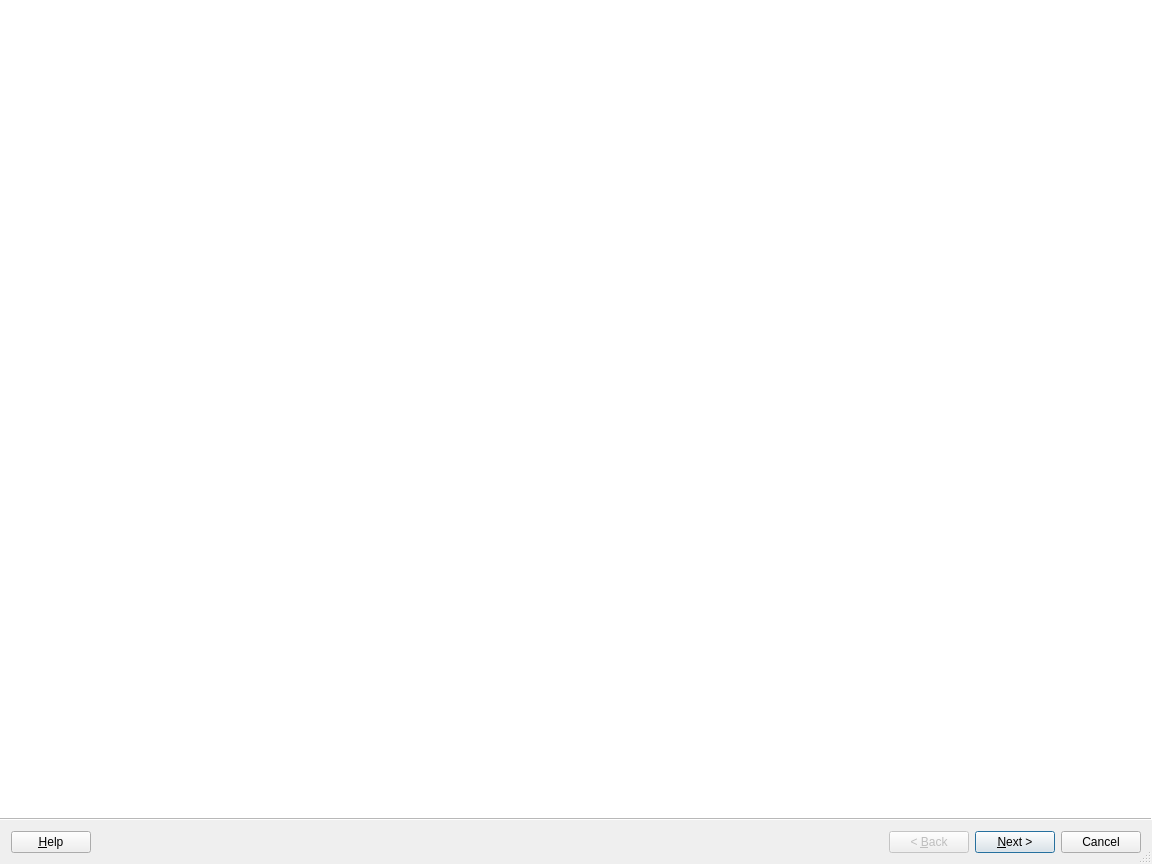
<?xml version="1.0" encoding="UTF-8"?>
<ui version="4.0">
 <class>Installer</class>
 <widget class="QWizard" name="Installer">
  <property name="windowModality">
   <enum>Qt::NonModal</enum>
  </property>
  <property name="enabled">
   <bool>true</bool>
  </property>
  <property name="geometry">
   <rect>
    <x>0</x>
    <y>0</y>
    <width>1152</width>
    <height>864</height>
   </rect>
  </property>
  <property name="sizePolicy">
   <sizepolicy hsizetype="Fixed" vsizetype="Fixed">
    <horstretch>0</horstretch>
    <verstretch>0</verstretch>
   </sizepolicy>
  </property>
  <property name="focusPolicy">
   <enum>Qt::TabFocus</enum>
  </property>
  <property name="windowTitle">
   <string>Lider Ahenk Kolay Kurulum Uygulaması</string>
  </property>
  <property name="autoFillBackground">
   <bool>true</bool>
  </property>
  <property name="sizeGripEnabled">
   <bool>true</bool>
  </property>
  <property name="modal">
   <bool>false</bool>
  </property>
  <property name="wizardStyle">
   <enum>QWizard::ModernStyle</enum>
  </property>
  <property name="options">
   <set>QWizard::HaveHelpButton</set>
  </property>
  <widget class="QWizardPage" name="info">
   <property name="autoFillBackground">
    <bool>false</bool>
   </property>
   <property name="styleSheet">
    <string notr="true"/>
   </property>
  </widget>
  <widget class="QWizardPage" name="wizardPage">
   <widget class="QGroupBox" name="connect_server_conf">
    <property name="geometry">
     <rect>
      <x>280</x>
      <y>90</y>
      <width>581</width>
      <height>441</height>
     </rect>
    </property>
    <property name="font">
     <font>
      <family>Bitstream Vera Sans</family>
      <pointsize>12</pointsize>
      <weight>75</weight>
      <italic>false</italic>
      <bold>true</bold>
      <underline>false</underline>
      <strikeout>false</strikeout>
     </font>
    </property>
    <property name="focusPolicy">
     <enum>Qt::NoFocus</enum>
    </property>
    <property name="inputMethodHints">
     <set>Qt::ImhNone</set>
    </property>
    <property name="title">
     <string>Bağlantı Ayarları</string>
    </property>
    <property name="flat">
     <bool>false</bool>
    </property>
    <property name="checkable">
     <bool>false</bool>
    </property>
    <widget class="QLabel" name="label_25">
     <property name="geometry">
      <rect>
       <x>20</x>
       <y>40</y>
       <width>201</width>
       <height>16</height>
      </rect>
     </property>
     <property name="font">
      <font>
       <pointsize>10</pointsize>
      </font>
     </property>
     <property name="text">
      <string>Bileşenler Nereye Kurulsun</string>
     </property>
    </widget>
    <widget class="QComboBox" name="location">
     <property name="geometry">
      <rect>
       <x>270</x>
       <y>40</y>
       <width>201</width>
       <height>25</height>
      </rect>
     </property>
     <property name="font">
      <font>
       <pointsize>10</pointsize>
       <weight>50</weight>
       <bold>false</bold>
      </font>
     </property>
     <item>
      <property name="text">
       <string>Yerel Makineye Kur</string>
      </property>
     </item>
     <item>
      <property name="text">
       <string>Uzak Makineye Kur</string>
      </property>
     </item>
    </widget>
    <widget class="QLabel" name="label_28">
     <property name="geometry">
      <rect>
       <x>10</x>
       <y>230</y>
       <width>131</width>
       <height>20</height>
      </rect>
     </property>
     <property name="font">
      <font>
       <pointsize>10</pointsize>
       <weight>75</weight>
       <bold>true</bold>
      </font>
     </property>
     <property name="text">
      <string>Kullanıcı Parolası</string>
     </property>
    </widget>
    <widget class="QLabel" name="label_27">
     <property name="geometry">
      <rect>
       <x>10</x>
       <y>110</y>
       <width>101</width>
       <height>20</height>
      </rect>
     </property>
     <property name="font">
      <font>
       <pointsize>10</pointsize>
       <weight>75</weight>
       <bold>true</bold>
      </font>
     </property>
     <property name="text">
      <string>Sunucu Bilgisi</string>
     </property>
    </widget>
    <widget class="QLineEdit" name="username">
     <property name="geometry">
      <rect>
       <x>170</x>
       <y>170</y>
       <width>321</width>
       <height>25</height>
      </rect>
     </property>
     <property name="sizePolicy">
      <sizepolicy hsizetype="Expanding" vsizetype="Fixed">
       <horstretch>0</horstretch>
       <verstretch>0</verstretch>
      </sizepolicy>
     </property>
     <property name="minimumSize">
      <size>
       <width>321</width>
       <height>0</height>
      </size>
     </property>
     <property name="font">
      <font>
       <pointsize>10</pointsize>
       <weight>50</weight>
       <bold>false</bold>
      </font>
     </property>
     <property name="text">
      <string>tcolak</string>
     </property>
     <property name="frame">
      <bool>true</bool>
     </property>
    </widget>
    <widget class="QLineEdit" name="user_password">
     <property name="geometry">
      <rect>
       <x>170</x>
       <y>230</y>
       <width>321</width>
       <height>25</height>
      </rect>
     </property>
     <property name="sizePolicy">
      <sizepolicy hsizetype="Expanding" vsizetype="Fixed">
       <horstretch>0</horstretch>
       <verstretch>0</verstretch>
      </sizepolicy>
     </property>
     <property name="minimumSize">
      <size>
       <width>321</width>
       <height>0</height>
      </size>
     </property>
     <property name="font">
      <font>
       <pointsize>10</pointsize>
       <weight>50</weight>
       <bold>false</bold>
      </font>
     </property>
     <property name="text">
      <string>secret</string>
     </property>
     <property name="frame">
      <bool>true</bool>
     </property>
     <property name="echoMode">
      <enum>QLineEdit::Password</enum>
     </property>
    </widget>
    <widget class="QPushButton" name="button_ssh_control">
     <property name="enabled">
      <bool>true</bool>
     </property>
     <property name="geometry">
      <rect>
       <x>380</x>
       <y>300</y>
       <width>111</width>
       <height>25</height>
      </rect>
     </property>
     <property name="sizePolicy">
      <sizepolicy hsizetype="Minimum" vsizetype="Fixed">
       <horstretch>0</horstretch>
       <verstretch>0</verstretch>
      </sizepolicy>
     </property>
     <property name="minimumSize">
      <size>
       <width>111</width>
       <height>0</height>
      </size>
     </property>
     <property name="font">
      <font>
       <pointsize>10</pointsize>
       <weight>50</weight>
       <bold>false</bold>
      </font>
     </property>
     <property name="text">
      <string>Bağlantı Kontrol</string>
     </property>
     <property name="checkable">
      <bool>true</bool>
     </property>
     <property name="checked">
      <bool>false</bool>
     </property>
    </widget>
    <widget class="QLineEdit" name="server_host">
     <property name="geometry">
      <rect>
       <x>170</x>
       <y>110</y>
       <width>321</width>
       <height>25</height>
      </rect>
     </property>
     <property name="sizePolicy">
      <sizepolicy hsizetype="Expanding" vsizetype="Fixed">
       <horstretch>0</horstretch>
       <verstretch>0</verstretch>
      </sizepolicy>
     </property>
     <property name="minimumSize">
      <size>
       <width>321</width>
       <height>0</height>
      </size>
     </property>
     <property name="font">
      <font>
       <pointsize>10</pointsize>
       <weight>50</weight>
       <bold>false</bold>
      </font>
     </property>
     <property name="contextMenuPolicy">
      <enum>Qt::DefaultContextMenu</enum>
     </property>
     <property name="text">
      <string>192.168.56.1</string>
     </property>
     <property name="frame">
      <bool>true</bool>
     </property>
     <property name="echoMode">
      <enum>QLineEdit::Normal</enum>
     </property>
    </widget>
    <widget class="QLabel" name="label_14">
     <property name="geometry">
      <rect>
       <x>10</x>
       <y>170</y>
       <width>101</width>
       <height>20</height>
      </rect>
     </property>
     <property name="font">
      <font>
       <pointsize>10</pointsize>
       <weight>75</weight>
       <bold>true</bold>
      </font>
     </property>
     <property name="text">
      <string>Kullanıcı Adı</string>
     </property>
    </widget>
   </widget>
  </widget>
  <widget class="QWizardPage" name="lider">
   <widget class="QTextBrowser" name="textBrowser_43">
    <property name="geometry">
     <rect>
      <x>380</x>
      <y>10</y>
      <width>321</width>
      <height>31</height>
     </rect>
    </property>
    <property name="frameShape">
     <enum>QFrame::Box</enum>
    </property>
    <property name="html">
     <string>&lt;!DOCTYPE HTML PUBLIC &quot;-//W3C//DTD HTML 4.0//EN&quot; &quot;http://www.w3.org/TR/REC-html40/strict.dtd&quot;&gt;
&lt;html&gt;&lt;head&gt;&lt;meta name=&quot;qrichtext&quot; content=&quot;1&quot; /&gt;&lt;style type=&quot;text/css&quot;&gt;
p, li { white-space: pre-wrap; }
&lt;/style&gt;&lt;/head&gt;&lt;body style=&quot; font-family:'Sans'; font-size:10pt; font-weight:400; font-style:normal;&quot;&gt;
&lt;p align=&quot;center&quot; style=&quot; margin-top:0px; margin-bottom:0px; margin-left:0px; margin-right:0px; -qt-block-indent:0; text-indent:0px;&quot;&gt;&lt;span style=&quot; font-size:12pt; font-weight:600;&quot;&gt;Lider Sunucu Konfigürasyonu&lt;/span&gt;&lt;/p&gt;&lt;/body&gt;&lt;/html&gt;</string>
    </property>
   </widget>
   <widget class="QGroupBox" name="ldap_server_conf">
    <property name="geometry">
     <rect>
      <x>50</x>
      <y>70</y>
      <width>490</width>
      <height>400</height>
     </rect>
    </property>
    <property name="font">
     <font>
      <family>Bitstream Vera Sans</family>
      <pointsize>12</pointsize>
      <weight>75</weight>
      <italic>false</italic>
      <bold>true</bold>
      <underline>false</underline>
      <strikeout>false</strikeout>
     </font>
    </property>
    <property name="focusPolicy">
     <enum>Qt::NoFocus</enum>
    </property>
    <property name="inputMethodHints">
     <set>Qt::ImhNone</set>
    </property>
    <property name="title">
     <string>LDAP Sunucu Ayarları</string>
    </property>
    <property name="flat">
     <bool>false</bool>
    </property>
    <property name="checkable">
     <bool>false</bool>
    </property>
    <widget class="QLineEdit" name="l_base_dn">
     <property name="geometry">
      <rect>
       <x>260</x>
       <y>155</y>
       <width>201</width>
       <height>25</height>
      </rect>
     </property>
     <property name="sizePolicy">
      <sizepolicy hsizetype="Expanding" vsizetype="Fixed">
       <horstretch>0</horstretch>
       <verstretch>0</verstretch>
      </sizepolicy>
     </property>
     <property name="font">
      <font>
       <pointsize>8</pointsize>
       <weight>50</weight>
       <bold>false</bold>
      </font>
     </property>
     <property name="text">
      <string>liderahenk.org</string>
     </property>
    </widget>
    <widget class="QLineEdit" name="l_admin_pwd">
     <property name="geometry">
      <rect>
       <x>260</x>
       <y>115</y>
       <width>201</width>
       <height>25</height>
      </rect>
     </property>
     <property name="sizePolicy">
      <sizepolicy hsizetype="Expanding" vsizetype="Fixed">
       <horstretch>0</horstretch>
       <verstretch>0</verstretch>
      </sizepolicy>
     </property>
     <property name="font">
      <font>
       <pointsize>8</pointsize>
       <weight>50</weight>
       <bold>false</bold>
      </font>
     </property>
     <property name="text">
      <string>secret</string>
     </property>
     <property name="echoMode">
      <enum>QLineEdit::PasswordEchoOnEdit</enum>
     </property>
    </widget>
    <widget class="QLineEdit" name="ldap_admin_cn">
     <property name="geometry">
      <rect>
       <x>260</x>
       <y>75</y>
       <width>201</width>
       <height>25</height>
      </rect>
     </property>
     <property name="sizePolicy">
      <sizepolicy hsizetype="Expanding" vsizetype="Fixed">
       <horstretch>0</horstretch>
       <verstretch>0</verstretch>
      </sizepolicy>
     </property>
     <property name="font">
      <font>
       <pointsize>8</pointsize>
       <weight>50</weight>
       <bold>false</bold>
      </font>
     </property>
     <property name="text">
      <string>admin</string>
     </property>
    </widget>
    <widget class="QLabel" name="label_2">
     <property name="geometry">
      <rect>
       <x>10</x>
       <y>40</y>
       <width>171</width>
       <height>16</height>
      </rect>
     </property>
     <property name="font">
      <font>
       <pointsize>10</pointsize>
      </font>
     </property>
     <property name="text">
      <string>LDAP İçin İşlem Seçiniz</string>
     </property>
    </widget>
    <widget class="QLabel" name="label_3">
     <property name="geometry">
      <rect>
       <x>10</x>
       <y>80</y>
       <width>191</width>
       <height>16</height>
      </rect>
     </property>
     <property name="font">
      <font>
       <pointsize>10</pointsize>
      </font>
     </property>
     <property name="text">
      <string>LDAP Admin Kullanıcı Adı</string>
     </property>
    </widget>
    <widget class="QLabel" name="label_4">
     <property name="geometry">
      <rect>
       <x>10</x>
       <y>120</y>
       <width>161</width>
       <height>16</height>
      </rect>
     </property>
     <property name="font">
      <font>
       <pointsize>10</pointsize>
      </font>
     </property>
     <property name="text">
      <string>LDAP Admin Parolası</string>
     </property>
    </widget>
    <widget class="QLabel" name="label_5">
     <property name="geometry">
      <rect>
       <x>10</x>
       <y>160</y>
       <width>161</width>
       <height>16</height>
      </rect>
     </property>
     <property name="font">
      <font>
       <pointsize>10</pointsize>
      </font>
     </property>
     <property name="text">
      <string>LDAP Base DN</string>
     </property>
    </widget>
    <widget class="QLineEdit" name="lider_console_user">
     <property name="geometry">
      <rect>
       <x>260</x>
       <y>315</y>
       <width>201</width>
       <height>25</height>
      </rect>
     </property>
     <property name="sizePolicy">
      <sizepolicy hsizetype="Expanding" vsizetype="Fixed">
       <horstretch>0</horstretch>
       <verstretch>0</verstretch>
      </sizepolicy>
     </property>
     <property name="font">
      <font>
       <pointsize>8</pointsize>
       <weight>50</weight>
       <bold>false</bold>
      </font>
     </property>
     <property name="text">
      <string>lider_console</string>
     </property>
    </widget>
    <widget class="QLineEdit" name="l_org_name">
     <property name="geometry">
      <rect>
       <x>260</x>
       <y>195</y>
       <width>201</width>
       <height>25</height>
      </rect>
     </property>
     <property name="font">
      <font>
       <pointsize>8</pointsize>
       <weight>50</weight>
       <bold>false</bold>
      </font>
     </property>
     <property name="text">
      <string>liderahenk</string>
     </property>
    </widget>
    <widget class="QLabel" name="label_6">
     <property name="geometry">
      <rect>
       <x>10</x>
       <y>280</y>
       <width>161</width>
       <height>16</height>
      </rect>
     </property>
     <property name="font">
      <font>
       <pointsize>10</pointsize>
      </font>
     </property>
     <property name="text">
      <string>LDAP Config Parolası</string>
     </property>
    </widget>
    <widget class="QLabel" name="label_7">
     <property name="geometry">
      <rect>
       <x>10</x>
       <y>240</y>
       <width>191</width>
       <height>16</height>
      </rect>
     </property>
     <property name="font">
      <font>
       <pointsize>10</pointsize>
      </font>
     </property>
     <property name="text">
      <string>LDAP Config Kullanıcı Adı</string>
     </property>
    </widget>
    <widget class="QLineEdit" name="l_config_admin_dn">
     <property name="geometry">
      <rect>
       <x>260</x>
       <y>235</y>
       <width>201</width>
       <height>25</height>
      </rect>
     </property>
     <property name="sizePolicy">
      <sizepolicy hsizetype="Expanding" vsizetype="Fixed">
       <horstretch>0</horstretch>
       <verstretch>0</verstretch>
      </sizepolicy>
     </property>
     <property name="font">
      <font>
       <pointsize>8</pointsize>
       <weight>50</weight>
       <bold>false</bold>
      </font>
     </property>
     <property name="text">
      <string>cn=admin,cn=config</string>
     </property>
    </widget>
    <widget class="QLabel" name="label_8">
     <property name="geometry">
      <rect>
       <x>10</x>
       <y>320</y>
       <width>191</width>
       <height>16</height>
      </rect>
     </property>
     <property name="font">
      <font>
       <pointsize>10</pointsize>
      </font>
     </property>
     <property name="text">
      <string>Lider Arayüz Kullanıcı Adı</string>
     </property>
    </widget>
    <widget class="QLabel" name="label_9">
     <property name="geometry">
      <rect>
       <x>10</x>
       <y>200</y>
       <width>181</width>
       <height>16</height>
      </rect>
     </property>
     <property name="font">
      <font>
       <pointsize>10</pointsize>
      </font>
     </property>
     <property name="text">
      <string>LDAP Organizasyon Adı</string>
     </property>
    </widget>
    <widget class="QLineEdit" name="l_config_pwd">
     <property name="geometry">
      <rect>
       <x>260</x>
       <y>275</y>
       <width>201</width>
       <height>25</height>
      </rect>
     </property>
     <property name="sizePolicy">
      <sizepolicy hsizetype="Expanding" vsizetype="Fixed">
       <horstretch>0</horstretch>
       <verstretch>0</verstretch>
      </sizepolicy>
     </property>
     <property name="font">
      <font>
       <pointsize>8</pointsize>
       <weight>50</weight>
       <bold>false</bold>
      </font>
     </property>
     <property name="text">
      <string>secret</string>
     </property>
     <property name="echoMode">
      <enum>QLineEdit::PasswordEchoOnEdit</enum>
     </property>
    </widget>
    <widget class="QLabel" name="label_10">
     <property name="geometry">
      <rect>
       <x>10</x>
       <y>360</y>
       <width>231</width>
       <height>16</height>
      </rect>
     </property>
     <property name="font">
      <font>
       <pointsize>10</pointsize>
      </font>
     </property>
     <property name="text">
      <string>Lider Arayüz Kullanıcı Parolası</string>
     </property>
    </widget>
    <widget class="QLineEdit" name="lider_console_user_pwd">
     <property name="geometry">
      <rect>
       <x>260</x>
       <y>355</y>
       <width>201</width>
       <height>25</height>
      </rect>
     </property>
     <property name="sizePolicy">
      <sizepolicy hsizetype="Expanding" vsizetype="Fixed">
       <horstretch>0</horstretch>
       <verstretch>0</verstretch>
      </sizepolicy>
     </property>
     <property name="font">
      <font>
       <pointsize>8</pointsize>
       <weight>50</weight>
       <bold>false</bold>
      </font>
     </property>
     <property name="text">
      <string>secret</string>
     </property>
     <property name="echoMode">
      <enum>QLineEdit::PasswordEchoOnEdit</enum>
     </property>
    </widget>
    <widget class="QComboBox" name="ldap_status">
     <property name="geometry">
      <rect>
       <x>260</x>
       <y>40</y>
       <width>201</width>
       <height>25</height>
      </rect>
     </property>
     <property name="font">
      <font>
       <pointsize>10</pointsize>
       <weight>50</weight>
       <bold>false</bold>
      </font>
     </property>
     <item>
      <property name="text">
       <string>OpenLDAP Kur</string>
      </property>
     </item>
     <item>
      <property name="text">
       <string>OpenLDAP Güncelle</string>
      </property>
     </item>
    </widget>
   </widget>
   <widget class="QGroupBox" name="database_server_conf">
    <property name="geometry">
     <rect>
      <x>50</x>
      <y>490</y>
      <width>490</width>
      <height>201</height>
     </rect>
    </property>
    <property name="font">
     <font>
      <family>Bitstream Vera Sans</family>
      <pointsize>12</pointsize>
      <weight>75</weight>
      <italic>false</italic>
      <bold>true</bold>
      <underline>false</underline>
      <strikeout>false</strikeout>
      <kerning>true</kerning>
     </font>
    </property>
    <property name="focusPolicy">
     <enum>Qt::NoFocus</enum>
    </property>
    <property name="inputMethodHints">
     <set>Qt::ImhNone</set>
    </property>
    <property name="title">
     <string>Veritabanı Sunucu Ayarları</string>
    </property>
    <property name="flat">
     <bool>false</bool>
    </property>
    <property name="checkable">
     <bool>false</bool>
    </property>
    <widget class="QLabel" name="label_20">
     <property name="geometry">
      <rect>
       <x>10</x>
       <y>150</y>
       <width>231</width>
       <height>16</height>
      </rect>
     </property>
     <property name="font">
      <font>
       <pointsize>10</pointsize>
      </font>
     </property>
     <property name="text">
      <string>Veritabanı Kullanıcı Parolası</string>
     </property>
    </widget>
    <widget class="QLineEdit" name="db_username">
     <property name="geometry">
      <rect>
       <x>260</x>
       <y>105</y>
       <width>201</width>
       <height>25</height>
      </rect>
     </property>
     <property name="sizePolicy">
      <sizepolicy hsizetype="Expanding" vsizetype="Fixed">
       <horstretch>0</horstretch>
       <verstretch>0</verstretch>
      </sizepolicy>
     </property>
     <property name="font">
      <font>
       <pointsize>8</pointsize>
       <weight>50</weight>
       <bold>false</bold>
      </font>
     </property>
     <property name="text">
      <string>root</string>
     </property>
    </widget>
    <widget class="QLabel" name="label_19">
     <property name="geometry">
      <rect>
       <x>10</x>
       <y>70</y>
       <width>161</width>
       <height>16</height>
      </rect>
     </property>
     <property name="font">
      <font>
       <pointsize>10</pointsize>
      </font>
     </property>
     <property name="text">
      <string>Veritabanı Adı</string>
     </property>
    </widget>
    <widget class="QLineEdit" name="db_password">
     <property name="geometry">
      <rect>
       <x>260</x>
       <y>145</y>
       <width>201</width>
       <height>25</height>
      </rect>
     </property>
     <property name="sizePolicy">
      <sizepolicy hsizetype="Expanding" vsizetype="Fixed">
       <horstretch>0</horstretch>
       <verstretch>0</verstretch>
      </sizepolicy>
     </property>
     <property name="font">
      <font>
       <pointsize>8</pointsize>
       <weight>50</weight>
       <bold>false</bold>
      </font>
     </property>
     <property name="text">
      <string>secret</string>
     </property>
     <property name="echoMode">
      <enum>QLineEdit::PasswordEchoOnEdit</enum>
     </property>
    </widget>
    <widget class="QLabel" name="label_18">
     <property name="geometry">
      <rect>
       <x>10</x>
       <y>110</y>
       <width>191</width>
       <height>16</height>
      </rect>
     </property>
     <property name="font">
      <font>
       <pointsize>10</pointsize>
      </font>
     </property>
     <property name="text">
      <string>Veritabanı Kullanıcı Adı</string>
     </property>
    </widget>
    <widget class="QLabel" name="label_17">
     <property name="geometry">
      <rect>
       <x>10</x>
       <y>30</y>
       <width>191</width>
       <height>16</height>
      </rect>
     </property>
     <property name="font">
      <font>
       <pointsize>10</pointsize>
      </font>
     </property>
     <property name="text">
      <string>Veritabanı Sunucu Adresi</string>
     </property>
    </widget>
    <widget class="QLineEdit" name="db_server">
     <property name="geometry">
      <rect>
       <x>260</x>
       <y>25</y>
       <width>201</width>
       <height>25</height>
      </rect>
     </property>
     <property name="sizePolicy">
      <sizepolicy hsizetype="Expanding" vsizetype="Fixed">
       <horstretch>0</horstretch>
       <verstretch>0</verstretch>
      </sizepolicy>
     </property>
     <property name="font">
      <font>
       <pointsize>8</pointsize>
       <weight>50</weight>
       <bold>false</bold>
      </font>
     </property>
     <property name="text">
      <string>127.0.0.1</string>
     </property>
    </widget>
    <widget class="QLineEdit" name="db_name">
     <property name="geometry">
      <rect>
       <x>260</x>
       <y>65</y>
       <width>201</width>
       <height>25</height>
      </rect>
     </property>
     <property name="sizePolicy">
      <sizepolicy hsizetype="Expanding" vsizetype="Fixed">
       <horstretch>0</horstretch>
       <verstretch>0</verstretch>
      </sizepolicy>
     </property>
     <property name="font">
      <font>
       <pointsize>8</pointsize>
       <weight>50</weight>
       <bold>false</bold>
      </font>
     </property>
     <property name="text">
      <string>liderdb</string>
     </property>
    </widget>
   </widget>
   <widget class="QGroupBox" name="file_server_conf">
    <property name="geometry">
     <rect>
      <x>600</x>
      <y>390</y>
      <width>490</width>
      <height>301</height>
     </rect>
    </property>
    <property name="font">
     <font>
      <family>Bitstream Vera Sans</family>
      <pointsize>12</pointsize>
      <weight>75</weight>
      <italic>false</italic>
      <bold>true</bold>
      <underline>false</underline>
      <strikeout>false</strikeout>
     </font>
    </property>
    <property name="focusPolicy">
     <enum>Qt::NoFocus</enum>
    </property>
    <property name="inputMethodHints">
     <set>Qt::ImhNone</set>
    </property>
    <property name="title">
     <string>Dosya Sunucu Ayarları</string>
    </property>
    <property name="flat">
     <bool>false</bool>
    </property>
    <property name="checkable">
     <bool>false</bool>
    </property>
    <widget class="QLineEdit" name="fs_username">
     <property name="geometry">
      <rect>
       <x>240</x>
       <y>64</y>
       <width>201</width>
       <height>25</height>
      </rect>
     </property>
     <property name="sizePolicy">
      <sizepolicy hsizetype="Expanding" vsizetype="Fixed">
       <horstretch>0</horstretch>
       <verstretch>0</verstretch>
      </sizepolicy>
     </property>
     <property name="font">
      <font>
       <pointsize>8</pointsize>
       <weight>50</weight>
       <bold>false</bold>
      </font>
     </property>
     <property name="text">
      <string>lider</string>
     </property>
     <property name="echoMode">
      <enum>QLineEdit::Normal</enum>
     </property>
    </widget>
    <widget class="QLineEdit" name="fs_plugin_path">
     <property name="geometry">
      <rect>
       <x>240</x>
       <y>144</y>
       <width>201</width>
       <height>25</height>
      </rect>
     </property>
     <property name="sizePolicy">
      <sizepolicy hsizetype="Expanding" vsizetype="Fixed">
       <horstretch>0</horstretch>
       <verstretch>0</verstretch>
      </sizepolicy>
     </property>
     <property name="font">
      <font>
       <pointsize>8</pointsize>
       <weight>50</weight>
       <bold>false</bold>
      </font>
     </property>
     <property name="text">
      <string>/usr/share/lider-server</string>
     </property>
     <property name="echoMode">
      <enum>QLineEdit::Normal</enum>
     </property>
    </widget>
    <widget class="QLineEdit" name="fs_username_pwd">
     <property name="geometry">
      <rect>
       <x>240</x>
       <y>104</y>
       <width>201</width>
       <height>25</height>
      </rect>
     </property>
     <property name="sizePolicy">
      <sizepolicy hsizetype="Expanding" vsizetype="Fixed">
       <horstretch>0</horstretch>
       <verstretch>0</verstretch>
      </sizepolicy>
     </property>
     <property name="font">
      <font>
       <pointsize>8</pointsize>
       <weight>50</weight>
       <bold>false</bold>
      </font>
     </property>
     <property name="text">
      <string>secret</string>
     </property>
     <property name="echoMode">
      <enum>QLineEdit::PasswordEchoOnEdit</enum>
     </property>
    </widget>
    <widget class="QLabel" name="label_21">
     <property name="geometry">
      <rect>
       <x>10</x>
       <y>149</y>
       <width>121</width>
       <height>16</height>
      </rect>
     </property>
     <property name="font">
      <font>
       <pointsize>10</pointsize>
      </font>
     </property>
     <property name="text">
      <string>Eklenti Yolu</string>
     </property>
    </widget>
    <widget class="QLabel" name="label_23">
     <property name="geometry">
      <rect>
       <x>10</x>
       <y>69</y>
       <width>121</width>
       <height>16</height>
      </rect>
     </property>
     <property name="font">
      <font>
       <pointsize>10</pointsize>
      </font>
     </property>
     <property name="text">
      <string>Kullanıcı Adı</string>
     </property>
    </widget>
    <widget class="QLabel" name="label_24">
     <property name="geometry">
      <rect>
       <x>10</x>
       <y>109</y>
       <width>141</width>
       <height>16</height>
      </rect>
     </property>
     <property name="font">
      <font>
       <pointsize>10</pointsize>
      </font>
     </property>
     <property name="text">
      <string>Kullanıcı Parolası</string>
     </property>
    </widget>
    <widget class="QLabel" name="label_22">
     <property name="geometry">
      <rect>
       <x>10</x>
       <y>189</y>
       <width>171</width>
       <height>16</height>
      </rect>
     </property>
     <property name="font">
      <font>
       <pointsize>10</pointsize>
      </font>
     </property>
     <property name="text">
      <string>Ahenk Dosyaları Yolu</string>
     </property>
    </widget>
    <widget class="QLabel" name="label_26">
     <property name="geometry">
      <rect>
       <x>10</x>
       <y>229</y>
       <width>191</width>
       <height>16</height>
      </rect>
     </property>
     <property name="font">
      <font>
       <pointsize>10</pointsize>
      </font>
     </property>
     <property name="text">
      <string>Kullanıcı Sözleşmesi Yolu</string>
     </property>
    </widget>
    <widget class="QLineEdit" name="fs_agent_files_path">
     <property name="geometry">
      <rect>
       <x>240</x>
       <y>179</y>
       <width>201</width>
       <height>25</height>
      </rect>
     </property>
     <property name="sizePolicy">
      <sizepolicy hsizetype="Expanding" vsizetype="Fixed">
       <horstretch>0</horstretch>
       <verstretch>0</verstretch>
      </sizepolicy>
     </property>
     <property name="font">
      <font>
       <pointsize>8</pointsize>
       <weight>50</weight>
       <bold>false</bold>
      </font>
     </property>
     <property name="text">
      <string>/usr/share/lider-server</string>
     </property>
     <property name="echoMode">
      <enum>QLineEdit::Normal</enum>
     </property>
    </widget>
    <widget class="QLineEdit" name="fs_agreement_path">
     <property name="geometry">
      <rect>
       <x>240</x>
       <y>224</y>
       <width>201</width>
       <height>25</height>
      </rect>
     </property>
     <property name="sizePolicy">
      <sizepolicy hsizetype="Expanding" vsizetype="Fixed">
       <horstretch>0</horstretch>
       <verstretch>0</verstretch>
      </sizepolicy>
     </property>
     <property name="font">
      <font>
       <pointsize>8</pointsize>
       <weight>50</weight>
       <bold>false</bold>
      </font>
     </property>
     <property name="text">
      <string>/usr/share/lider-server</string>
     </property>
     <property name="echoMode">
      <enum>QLineEdit::Normal</enum>
     </property>
    </widget>
    <widget class="QLabel" name="label_32">
     <property name="geometry">
      <rect>
       <x>10</x>
       <y>31</y>
       <width>161</width>
       <height>20</height>
      </rect>
     </property>
     <property name="font">
      <font>
       <pointsize>10</pointsize>
      </font>
     </property>
     <property name="text">
      <string>Dosya Sunucu Adresi</string>
     </property>
    </widget>
    <widget class="QLineEdit" name="file_server">
     <property name="geometry">
      <rect>
       <x>240</x>
       <y>30</y>
       <width>201</width>
       <height>25</height>
      </rect>
     </property>
     <property name="sizePolicy">
      <sizepolicy hsizetype="Expanding" vsizetype="Fixed">
       <horstretch>0</horstretch>
       <verstretch>0</verstretch>
      </sizepolicy>
     </property>
     <property name="font">
      <font>
       <pointsize>8</pointsize>
       <weight>50</weight>
       <bold>false</bold>
      </font>
     </property>
     <property name="text">
      <string>192.168.56.1</string>
     </property>
     <property name="echoMode">
      <enum>QLineEdit::Normal</enum>
     </property>
    </widget>
   </widget>
   <widget class="QPushButton" name="save_button">
    <property name="geometry">
     <rect>
      <x>860</x>
      <y>760</y>
      <width>83</width>
      <height>24</height>
     </rect>
    </property>
    <property name="styleSheet">
     <string notr="true"/>
    </property>
    <property name="text">
     <string>Kaydet</string>
    </property>
   </widget>
   <widget class="QPushButton" name="next_install_button">
    <property name="geometry">
     <rect>
      <x>970</x>
      <y>760</y>
      <width>83</width>
      <height>24</height>
     </rect>
    </property>
    <property name="styleSheet">
     <string notr="true"/>
    </property>
    <property name="text">
     <string>Kur</string>
    </property>
   </widget>
   <widget class="QGroupBox" name="ejabberd_server_conf">
    <property name="geometry">
     <rect>
      <x>600</x>
      <y>70</y>
      <width>490</width>
      <height>291</height>
     </rect>
    </property>
    <property name="font">
     <font>
      <family>Bitstream Vera Sans</family>
      <pointsize>12</pointsize>
      <weight>75</weight>
      <italic>false</italic>
      <bold>true</bold>
      <underline>false</underline>
      <strikeout>false</strikeout>
     </font>
    </property>
    <property name="focusPolicy">
     <enum>Qt::NoFocus</enum>
    </property>
    <property name="inputMethodHints">
     <set>Qt::ImhNone</set>
    </property>
    <property name="title">
     <string>Ejabberd Sunucu Ayarları</string>
    </property>
    <property name="flat">
     <bool>false</bool>
    </property>
    <property name="checkable">
     <bool>false</bool>
    </property>
    <widget class="QLineEdit" name="e_service_name">
     <property name="geometry">
      <rect>
       <x>240</x>
       <y>40</y>
       <width>201</width>
       <height>25</height>
      </rect>
     </property>
     <property name="sizePolicy">
      <sizepolicy hsizetype="Expanding" vsizetype="Fixed">
       <horstretch>0</horstretch>
       <verstretch>0</verstretch>
      </sizepolicy>
     </property>
     <property name="font">
      <font>
       <pointsize>8</pointsize>
       <weight>50</weight>
       <bold>false</bold>
      </font>
     </property>
     <property name="text">
      <string>im.liderahenk.org</string>
     </property>
    </widget>
    <widget class="QLineEdit" name="e_username">
     <property name="geometry">
      <rect>
       <x>240</x>
       <y>80</y>
       <width>201</width>
       <height>25</height>
      </rect>
     </property>
     <property name="sizePolicy">
      <sizepolicy hsizetype="Expanding" vsizetype="Fixed">
       <horstretch>0</horstretch>
       <verstretch>0</verstretch>
      </sizepolicy>
     </property>
     <property name="font">
      <font>
       <pointsize>8</pointsize>
       <weight>50</weight>
       <bold>false</bold>
      </font>
     </property>
     <property name="text">
      <string>admin</string>
     </property>
     <property name="echoMode">
      <enum>QLineEdit::Normal</enum>
     </property>
    </widget>
    <widget class="QLineEdit" name="e_user_pwd">
     <property name="geometry">
      <rect>
       <x>240</x>
       <y>120</y>
       <width>201</width>
       <height>25</height>
      </rect>
     </property>
     <property name="sizePolicy">
      <sizepolicy hsizetype="Expanding" vsizetype="Fixed">
       <horstretch>0</horstretch>
       <verstretch>0</verstretch>
      </sizepolicy>
     </property>
     <property name="font">
      <font>
       <pointsize>8</pointsize>
       <weight>50</weight>
       <bold>false</bold>
      </font>
     </property>
     <property name="text">
      <string>secret</string>
     </property>
     <property name="echoMode">
      <enum>QLineEdit::PasswordEchoOnEdit</enum>
     </property>
    </widget>
    <widget class="QLabel" name="label_11">
     <property name="geometry">
      <rect>
       <x>20</x>
       <y>125</y>
       <width>131</width>
       <height>16</height>
      </rect>
     </property>
     <property name="font">
      <font>
       <pointsize>10</pointsize>
      </font>
     </property>
     <property name="text">
      <string>Admin Parolası</string>
     </property>
    </widget>
    <widget class="QLabel" name="label_12">
     <property name="geometry">
      <rect>
       <x>20</x>
       <y>85</y>
       <width>161</width>
       <height>16</height>
      </rect>
     </property>
     <property name="font">
      <font>
       <pointsize>10</pointsize>
      </font>
     </property>
     <property name="text">
      <string>Admin Kullanıcı Adı</string>
     </property>
    </widget>
    <widget class="QLabel" name="label_15">
     <property name="geometry">
      <rect>
       <x>20</x>
       <y>45</y>
       <width>121</width>
       <height>16</height>
      </rect>
     </property>
     <property name="font">
      <font>
       <pointsize>10</pointsize>
      </font>
     </property>
     <property name="text">
      <string>Servis Adı</string>
     </property>
    </widget>
    <widget class="QLineEdit" name="e_lider_username">
     <property name="geometry">
      <rect>
       <x>240</x>
       <y>155</y>
       <width>201</width>
       <height>25</height>
      </rect>
     </property>
     <property name="sizePolicy">
      <sizepolicy hsizetype="Expanding" vsizetype="Fixed">
       <horstretch>0</horstretch>
       <verstretch>0</verstretch>
      </sizepolicy>
     </property>
     <property name="font">
      <font>
       <pointsize>8</pointsize>
       <weight>50</weight>
       <bold>false</bold>
      </font>
     </property>
     <property name="text">
      <string>lider_sunucu</string>
     </property>
     <property name="echoMode">
      <enum>QLineEdit::Normal</enum>
     </property>
    </widget>
    <widget class="QLabel" name="label_13">
     <property name="geometry">
      <rect>
       <x>20</x>
       <y>200</y>
       <width>181</width>
       <height>16</height>
      </rect>
     </property>
     <property name="font">
      <font>
       <pointsize>10</pointsize>
      </font>
     </property>
     <property name="text">
      <string>Lider Kullanıcı Parolası</string>
     </property>
    </widget>
    <widget class="QLabel" name="label_16">
     <property name="geometry">
      <rect>
       <x>20</x>
       <y>160</y>
       <width>171</width>
       <height>16</height>
      </rect>
     </property>
     <property name="font">
      <font>
       <pointsize>10</pointsize>
      </font>
     </property>
     <property name="text">
      <string>Lider Kullanıcı Adı</string>
     </property>
    </widget>
    <widget class="QLineEdit" name="e_lider_username_pwd">
     <property name="geometry">
      <rect>
       <x>240</x>
       <y>195</y>
       <width>201</width>
       <height>25</height>
      </rect>
     </property>
     <property name="sizePolicy">
      <sizepolicy hsizetype="Expanding" vsizetype="Fixed">
       <horstretch>0</horstretch>
       <verstretch>0</verstretch>
      </sizepolicy>
     </property>
     <property name="font">
      <font>
       <pointsize>8</pointsize>
       <weight>50</weight>
       <bold>false</bold>
      </font>
     </property>
     <property name="text">
      <string>secret</string>
     </property>
     <property name="echoMode">
      <enum>QLineEdit::PasswordEchoOnEdit</enum>
     </property>
    </widget>
    <widget class="QLabel" name="label_33">
     <property name="geometry">
      <rect>
       <x>20</x>
       <y>231</y>
       <width>151</width>
       <height>20</height>
      </rect>
     </property>
     <property name="font">
      <font>
       <pointsize>10</pointsize>
      </font>
     </property>
     <property name="text">
      <string>Sunucu Adresi</string>
     </property>
    </widget>
    <widget class="QLineEdit" name="e_hosts">
     <property name="geometry">
      <rect>
       <x>240</x>
       <y>230</y>
       <width>201</width>
       <height>25</height>
      </rect>
     </property>
     <property name="sizePolicy">
      <sizepolicy hsizetype="Expanding" vsizetype="Fixed">
       <horstretch>0</horstretch>
       <verstretch>0</verstretch>
      </sizepolicy>
     </property>
     <property name="font">
      <font>
       <pointsize>8</pointsize>
       <weight>50</weight>
       <bold>false</bold>
      </font>
     </property>
     <property name="text">
      <string>192.168.56.1</string>
     </property>
     <property name="echoMode">
      <enum>QLineEdit::Normal</enum>
     </property>
    </widget>
   </widget>
  </widget>
  <widget class="QWizardPage" name="save">
   <widget class="QTextEdit" name="lider_text">
    <property name="geometry">
     <rect>
      <x>63</x>
      <y>53</y>
      <width>811</width>
      <height>721</height>
     </rect>
    </property>
    <property name="overwriteMode">
     <bool>true</bool>
    </property>
   </widget>
  </widget>
 </widget>
 <resources/>
 <connections/>
</ui>
